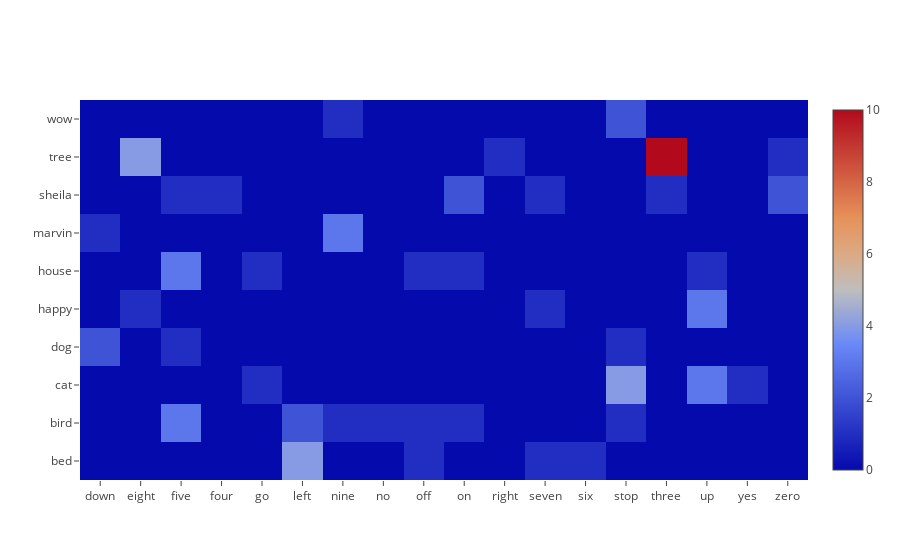

The notebook cell saved with this chart:
### Code cell
df_dropped_unknowns['value'] = np.ones(len(df_dropped_unknowns))
table = pd.pivot_table(df_dropped_unknowns, values='value', index=['unrolled_gt'], columns=['pred'], aggfunc=np.sum)
table = table.fillna(value=0)
py.iplot([go.Heatmap(z=table.values, x=table.columns, y=table.index)], filename='n_arch1_confusion_matrix')

### Figure 1 — Plotly figure (JSON) as saved in the notebook; plotly's stock layout.template omitted (floating-point values rounded to 4 significant figures; data arrays with more than 128 entries replaced by an {"elided": "..."} marker saying what was removed)
{"data": [{"type": "heatmap", "x": ["down", "eight", "five", "four", "go", "left", "nine", "no", "off", "on", "right", "seven", "six", "stop", "three", "up", "yes", "zero"], "y": ["bed", "bird", "cat", "dog", "happy", "house", "marvin", "sheila", "tree", "wow"], "z": {"elided": "10x18 int values"}}], "layout": {}}
